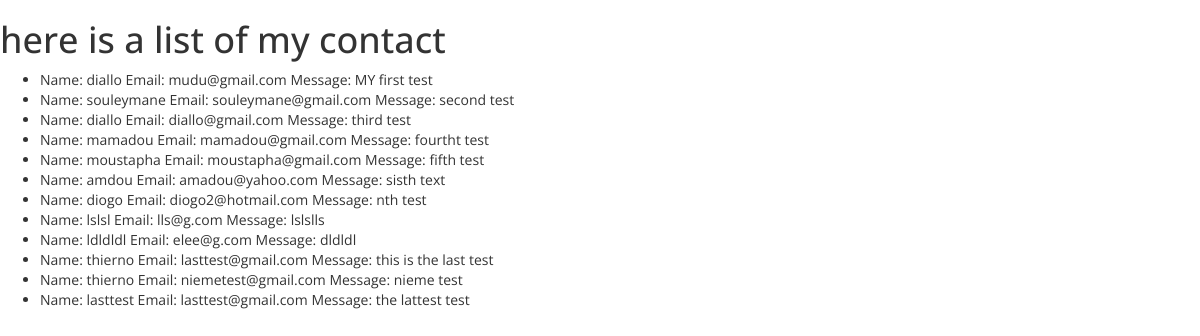
Page /showdata/ on the committed database.
### main_app/models.py (models this page shows, shortened)
class Contact(models.Model):
    name = models.CharField(max_length=100)
    email = models.EmailField(max_length=100)
    message = models.CharField(max_length=2000)

### main_app/views.py (the view)
# urls.py: url(r'^showdata/$', views.showdata, name='showdata'),
def showdata(request):
    all_contact = Contact.objects.all()
    return render(request, 'showdata.html', {'all_contact': all_contact})

### main_app/templates/showdata.html
{% extends 'base.html'%}
{%block content%}
{% if all_contact %}
<h1> here is a list of my contact </h1>
<ul>
      {% for content in all_contact %}
      <li> Name: {{content.name}} Email: {{content.email}} Message: {{content.message}}</li>
      {% endfor %}
</ul>
{% else %}
<h3>No communication yet</h3>
{% endif %}
{%endblock%}

### main_app/templates/base.html (shortened to what this page needs)
{%load static%}
<!DOCTYPE html>
<html>
<head>
	<link rel="stylesheet"  href="{% static 'css/bootstrap.min.css'%}">
	<link rel="stylesheet"  href="{% static 'style.css'%}">
</head>
<body>
{%block content%}{%endblock%}
</body>
</html>

### main_app/static/style.css (style rules this page uses)
body { font-family:'Open Sans', arial, sans-serif; margin: 0; padding:0; }

### rows in the picture
Contact: name "diallo", email "mudu@gmail.com", message "MY first test"
Contact: name "souleymane", email "souleymane@gmail.com", message "second test"
Contact: name "diallo", email "diallo@gmail.com", message "third test"
Contact: name "mamadou", email "mamadou@gmail.com", message "fourtht test"
Contact: name "moustapha", email "moustapha@gmail.com", message "fifth test"
Contact: name "amdou", email "amadou@yahoo.com", message "sisth text"
Contact: name "diogo", email "diogo2@hotmail.com", message "nth test"
Contact: name "lslsl", email "lls@g.com", message "lslslls"
Contact: name "ldldldl", email "elee@g.com", message "dldldl"
Contact: name "thierno", email "lasttest@gmail.com", message "this is the last test"
Contact: name "thierno", email "niemetest@gmail.com", message "nieme test"
Contact: name "lasttest", email "lasttest@gmail.com", message "the lattest test"
